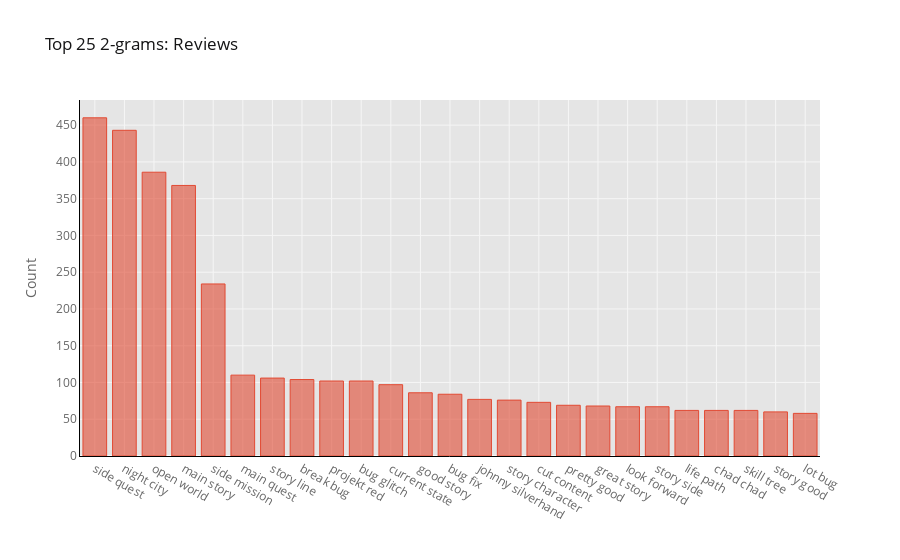

Here is the notebook cell this chart was saved with:
### Code cell
plot_n_bigram(df.text_clean, "Reviews", n=25)

### Figure 1 — Plotly figure (JSON) as saved in the notebook; plotly's stock layout.template omitted (floating-point values rounded to 4 significant figures)
{"data": [{"marker": {"color": "rgba(226, 74, 51, 0.6)", "line": {"color": "rgba(226, 74, 51, 1.0)", "width": 1}}, "name": "count", "orientation": "v", "text": "", "type": "bar", "x": ["side quest", "night city", "open world", "main story", "side mission", "main quest", "story line", "break bug", "projekt red", "bug glitch", "current state", "good story", "bug fix", "johnny silverhand", "story character", "cut content", "pretty good", "great story", "look forward", "story side", "life path", "chad chad", "skill tree", "story good", "lot bug"], "y": [460, 443, 386, 368, 234, 110, 106, 104, 102, 102, 97, 86, 84, 77, 76, 73, 69, 68, 67, 67, 62, 62, 62, 60, 58]}], "layout": {"legend": {"bgcolor": "#FFFFFF", "font": {"color": "#666666"}}, "paper_bgcolor": "#FFFFFF", "plot_bgcolor": "#E5E5E5", "title": {"font": {"color": "#151516"}, "text": "Top 25 2-grams: Reviews"}, "xaxis": {"gridcolor": "#F6F6F6", "linecolor": "black", "showgrid": true, "tickfont": {"color": "#666666"}, "title": {"font": {"color": "#666666"}, "text": ""}, "zerolinecolor": "#F6F6F6"}, "yaxis": {"gridcolor": "#F6F6F6", "linecolor": "black", "showgrid": true, "tickfont": {"color": "#666666"}, "title": {"font": {"color": "#666666"}, "text": "Count"}, "zerolinecolor": "#F6F6F6"}}}
